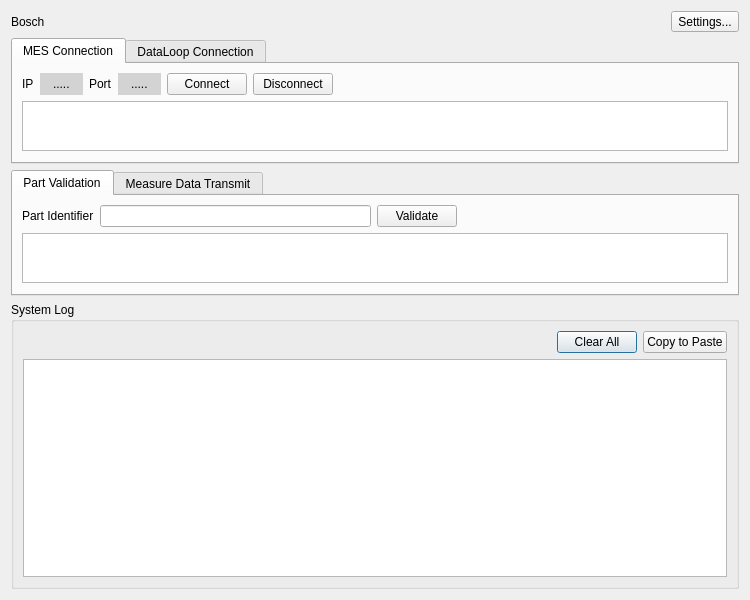
<?xml version="1.0" encoding="UTF-8"?>
<ui version="4.0">
 <class>MESConnectorClient</class>
 <widget class="QDialog" name="MESConnectorClient">
  <property name="geometry">
   <rect>
    <x>0</x>
    <y>0</y>
    <width>750</width>
    <height>600</height>
   </rect>
  </property>
  <property name="windowTitle">
   <string>MES Connector Client</string>
  </property>
  <property name="windowIcon">
   <iconset>
    <normalon>:/img/Polyworks.ico</normalon>
   </iconset>
  </property>
  <property name="autoFillBackground">
   <bool>false</bool>
  </property>
  <layout class="QGridLayout" name="gridLayout_6">
   <item row="3" column="0">
    <widget class="QGroupBox" name="groupBox_4">
     <property name="sizePolicy">
      <sizepolicy hsizetype="Preferred" vsizetype="Expanding">
       <horstretch>0</horstretch>
       <verstretch>4</verstretch>
      </sizepolicy>
     </property>
     <property name="minimumSize">
      <size>
       <width>0</width>
       <height>0</height>
      </size>
     </property>
     <property name="title">
      <string>System Log</string>
     </property>
     <layout class="QGridLayout" name="gridLayout_5">
      <item row="0" column="0">
       <layout class="QHBoxLayout" name="horizontalLayout_6">
        <item>
         <spacer name="horizontalSpacer_6">
          <property name="orientation">
           <enum>Qt::Orientation::Horizontal</enum>
          </property>
          <property name="sizeHint" stdset="0">
           <size>
            <width>40</width>
            <height>20</height>
           </size>
          </property>
         </spacer>
        </item>
        <item>
         <widget class="QPushButton" name="btn_clearLog">
          <property name="text">
           <string>Clear All</string>
          </property>
         </widget>
        </item>
        <item>
         <widget class="QPushButton" name="btn_copyLog">
          <property name="text">
           <string>Copy to Paste</string>
          </property>
         </widget>
        </item>
       </layout>
      </item>
      <item row="1" column="0">
       <widget class="QTextEdit" name="clientLog">
        <property name="sizePolicy">
         <sizepolicy hsizetype="Expanding" vsizetype="Expanding">
          <horstretch>0</horstretch>
          <verstretch>0</verstretch>
         </sizepolicy>
        </property>
        <property name="minimumSize">
         <size>
          <width>0</width>
          <height>0</height>
         </size>
        </property>
        <property name="html">
         <string>&lt;!DOCTYPE HTML PUBLIC &quot;-//W3C//DTD HTML 4.0//EN&quot; &quot;http://www.w3.org/TR/REC-html40/strict.dtd&quot;&gt;
&lt;html&gt;&lt;head&gt;&lt;meta name=&quot;qrichtext&quot; content=&quot;1&quot; /&gt;&lt;meta charset=&quot;utf-8&quot; /&gt;&lt;style type=&quot;text/css&quot;&gt;
p, li { white-space: pre-wrap; }
hr { height: 1px; border-width: 0; }
li.unchecked::marker { content: &quot;\2610&quot;; }
li.checked::marker { content: &quot;\2612&quot;; }
&lt;/style&gt;&lt;/head&gt;&lt;body style=&quot; font-family:'Segoe UI'; font-size:9pt; font-weight:400; font-style:normal;&quot;&gt;
&lt;p style=&quot;-qt-paragraph-type:empty; margin-top:0px; margin-bottom:0px; margin-left:0px; margin-right:0px; -qt-block-indent:0; text-indent:0px;&quot;&gt;&lt;br /&gt;&lt;/p&gt;&lt;/body&gt;&lt;/html&gt;</string>
        </property>
       </widget>
      </item>
     </layout>
    </widget>
   </item>
   <item row="0" column="0">
    <layout class="QHBoxLayout" name="horizontalLayout_7">
     <item>
      <widget class="QLabel" name="link_bosch">
       <property name="maximumSize">
        <size>
         <width>80</width>
         <height>30</height>
        </size>
       </property>
       <property name="text">
        <string>Bosch</string>
       </property>
       <property name="openExternalLinks">
        <bool>false</bool>
       </property>
      </widget>
     </item>
     <item>
      <spacer name="horizontalSpacer_7">
       <property name="orientation">
        <enum>Qt::Orientation::Horizontal</enum>
       </property>
       <property name="sizeHint" stdset="0">
        <size>
         <width>40</width>
         <height>20</height>
        </size>
       </property>
      </spacer>
     </item>
     <item>
      <widget class="QToolButton" name="btn_settings">
       <property name="text">
        <string>Settings...</string>
       </property>
      </widget>
     </item>
    </layout>
   </item>
   <item row="2" column="0">
    <widget class="QTabWidget" name="tabWidget">
     <property name="sizePolicy">
      <sizepolicy hsizetype="Expanding" vsizetype="Preferred">
       <horstretch>0</horstretch>
       <verstretch>0</verstretch>
      </sizepolicy>
     </property>
     <property name="maximumSize">
      <size>
       <width>16777215</width>
       <height>16777215</height>
      </size>
     </property>
     <property name="currentIndex">
      <number>0</number>
     </property>
     <widget class="QWidget" name="tab">
      <attribute name="title">
       <string>Part Validation</string>
      </attribute>
      <layout class="QGridLayout" name="gridLayout_3">
       <item row="0" column="0">
        <layout class="QHBoxLayout" name="horizontalLayout_3">
         <item>
          <widget class="QLabel" name="label_3">
           <property name="text">
            <string>Part Identifier</string>
           </property>
           <property name="buddy">
            <cstring>edit_partID</cstring>
           </property>
          </widget>
         </item>
         <item>
          <widget class="QLineEdit" name="edit_partID"/>
         </item>
         <item>
          <widget class="QPushButton" name="btn_validate">
           <property name="text">
            <string>Validate</string>
           </property>
          </widget>
         </item>
         <item>
          <spacer name="horizontalSpacer_3">
           <property name="orientation">
            <enum>Qt::Orientation::Horizontal</enum>
           </property>
           <property name="sizeHint" stdset="0">
            <size>
             <width>40</width>
             <height>20</height>
            </size>
           </property>
          </spacer>
         </item>
        </layout>
       </item>
       <item row="1" column="0">
        <widget class="QTextBrowser" name="textBrowser">
         <property name="sizePolicy">
          <sizepolicy hsizetype="Expanding" vsizetype="Expanding">
           <horstretch>0</horstretch>
           <verstretch>0</verstretch>
          </sizepolicy>
         </property>
         <property name="maximumSize">
          <size>
           <width>16777215</width>
           <height>50</height>
          </size>
         </property>
        </widget>
       </item>
      </layout>
     </widget>
     <widget class="QWidget" name="tab_2">
      <attribute name="title">
       <string>Measure Data Transmit</string>
      </attribute>
      <layout class="QGridLayout" name="gridLayout_4">
       <item row="0" column="0">
        <layout class="QHBoxLayout" name="horizontalLayout_4">
         <item>
          <widget class="QLabel" name="label_5">
           <property name="text">
            <string>Part List</string>
           </property>
           <property name="buddy">
            <cstring>combo_partList</cstring>
           </property>
          </widget>
         </item>
         <item>
          <widget class="QComboBox" name="combo_partList"/>
         </item>
         <item>
          <widget class="QPushButton" name="btn_transmit">
           <property name="sizePolicy">
            <sizepolicy hsizetype="Minimum" vsizetype="Fixed">
             <horstretch>0</horstretch>
             <verstretch>0</verstretch>
            </sizepolicy>
           </property>
           <property name="text">
            <string>Start Transmit</string>
           </property>
          </widget>
         </item>
         <item>
          <spacer name="horizontalSpacer_4">
           <property name="orientation">
            <enum>Qt::Orientation::Horizontal</enum>
           </property>
           <property name="sizeHint" stdset="0">
            <size>
             <width>40</width>
             <height>20</height>
            </size>
           </property>
          </spacer>
         </item>
        </layout>
       </item>
       <item row="1" column="0">
        <layout class="QHBoxLayout" name="horizontalLayout_5">
         <item>
          <widget class="QCheckBox" name="checkBox">
           <property name="text">
            <string>Automate Data Transmit</string>
           </property>
          </widget>
         </item>
         <item>
          <spacer name="horizontalSpacer_5">
           <property name="orientation">
            <enum>Qt::Orientation::Horizontal</enum>
           </property>
           <property name="sizeHint" stdset="0">
            <size>
             <width>40</width>
             <height>20</height>
            </size>
           </property>
          </spacer>
         </item>
        </layout>
       </item>
      </layout>
     </widget>
    </widget>
   </item>
   <item row="1" column="0">
    <widget class="QTabWidget" name="tabWidget_2">
     <property name="sizePolicy">
      <sizepolicy hsizetype="Expanding" vsizetype="Preferred">
       <horstretch>0</horstretch>
       <verstretch>0</verstretch>
      </sizepolicy>
     </property>
     <property name="maximumSize">
      <size>
       <width>16777215</width>
       <height>16777215</height>
      </size>
     </property>
     <property name="currentIndex">
      <number>0</number>
     </property>
     <widget class="QWidget" name="tab_3">
      <attribute name="title">
       <string>MES Connection</string>
      </attribute>
      <layout class="QGridLayout" name="gridLayout">
       <item row="0" column="0">
        <layout class="QHBoxLayout" name="horizontalLayout">
         <item>
          <widget class="QLabel" name="label">
           <property name="text">
            <string>IP</string>
           </property>
          </widget>
         </item>
         <item>
          <widget class="QLabel" name="label_mesIP">
           <property name="styleSheet">
            <string notr="true">background-color: rgb(211, 211, 211);
padding-left: 10px;
padding-right:10px;</string>
           </property>
           <property name="text">
            <string>.....</string>
           </property>
          </widget>
         </item>
         <item>
          <widget class="QLabel" name="label_2">
           <property name="text">
            <string>Port</string>
           </property>
          </widget>
         </item>
         <item>
          <widget class="QLabel" name="label_mesPort">
           <property name="styleSheet">
            <string notr="true">background-color: rgb(211, 211, 211);
padding-left: 10px;
padding-right:10px;</string>
           </property>
           <property name="text">
            <string>.....</string>
           </property>
          </widget>
         </item>
         <item>
          <widget class="QPushButton" name="btn_connect_mes">
           <property name="text">
            <string>Connect</string>
           </property>
          </widget>
         </item>
         <item>
          <widget class="QPushButton" name="btn_disconnect_mes">
           <property name="text">
            <string>Disconnect</string>
           </property>
          </widget>
         </item>
         <item>
          <spacer name="horizontalSpacer_2">
           <property name="orientation">
            <enum>Qt::Orientation::Horizontal</enum>
           </property>
           <property name="sizeHint" stdset="0">
            <size>
             <width>40</width>
             <height>20</height>
            </size>
           </property>
          </spacer>
         </item>
        </layout>
       </item>
       <item row="1" column="0">
        <widget class="QTextBrowser" name="textDisplay_mes">
         <property name="sizePolicy">
          <sizepolicy hsizetype="Expanding" vsizetype="Expanding">
           <horstretch>0</horstretch>
           <verstretch>0</verstretch>
          </sizepolicy>
         </property>
         <property name="maximumSize">
          <size>
           <width>16777215</width>
           <height>50</height>
          </size>
         </property>
        </widget>
       </item>
      </layout>
     </widget>
     <widget class="QWidget" name="tab_4">
      <attribute name="title">
       <string>DataLoop Connection</string>
      </attribute>
      <layout class="QGridLayout" name="gridLayout_2">
       <item row="1" column="0">
        <widget class="QTextBrowser" name="textDisplay_dataloop">
         <property name="sizePolicy">
          <sizepolicy hsizetype="Expanding" vsizetype="Preferred">
           <horstretch>0</horstretch>
           <verstretch>0</verstretch>
          </sizepolicy>
         </property>
         <property name="maximumSize">
          <size>
           <width>16777215</width>
           <height>50</height>
          </size>
         </property>
        </widget>
       </item>
       <item row="0" column="0">
        <layout class="QHBoxLayout" name="horizontalLayout_2">
         <item>
          <widget class="QLabel" name="label_4">
           <property name="text">
            <string>DataLoop API</string>
           </property>
          </widget>
         </item>
         <item>
          <widget class="QLabel" name="label_dlAPI">
           <property name="styleSheet">
            <string notr="true">background-color: rgb(211, 211, 211);
padding-left: 10px;
padding-right:10px;</string>
           </property>
           <property name="text">
            <string>TextLabel</string>
           </property>
          </widget>
         </item>
         <item>
          <widget class="QPushButton" name="btn_connect_dataloop">
           <property name="text">
            <string>Connect</string>
           </property>
          </widget>
         </item>
         <item>
          <spacer name="horizontalSpacer">
           <property name="orientation">
            <enum>Qt::Orientation::Horizontal</enum>
           </property>
           <property name="sizeHint" stdset="0">
            <size>
             <width>40</width>
             <height>20</height>
            </size>
           </property>
          </spacer>
         </item>
        </layout>
       </item>
      </layout>
     </widget>
    </widget>
   </item>
  </layout>
 </widget>
 <resources/>
 <connections/>
</ui>
